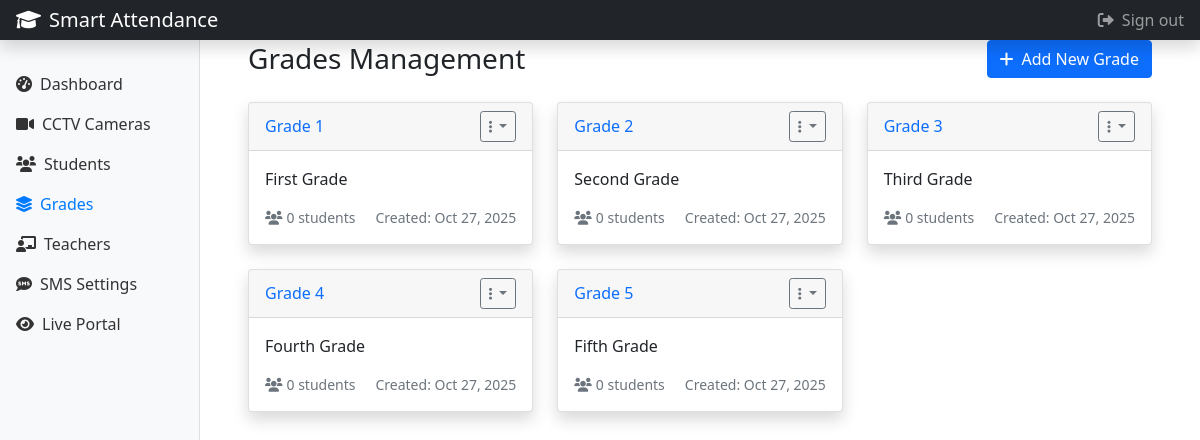
The app's page /admin/grades.php (signed in) with its own data.
### tables this page shows
CREATE TABLE grades (
    id INT PRIMARY KEY AUTO_INCREMENT,
    grade_name VARCHAR(50) NOT NULL,
    description TEXT,
    created_at TIMESTAMP DEFAULT CURRENT_TIMESTAMP,
    updated_at TIMESTAMP DEFAULT CURRENT_TIMESTAMP ON UPDATE CURRENT_TIMESTAMP
);

### admin/grades.php (the view, shortened to what this page needs)
<?php
require_once '../config/database.php';
include 'includes/header.php';
$grades = $pdo->query("SELECT g.*, COUNT(s.id) as student_count FROM grades g LEFT JOIN students s ON g.id = s.grade_id GROUP BY g.id ORDER BY g.grade_name")->fetchAll();
?>
<div class="container-fluid">
    <div class="row">
        <div class="col-12">
            <div class="d-flex justify-content-between align-items-center mb-4">
                <h1 class="h3 mb-0">Grades Management</h1>
                <button class="btn btn-primary" data-bs-toggle="modal" data-bs-target="#addGradeModal">
                    <i class="fas fa-plus me-2"></i>Add New Grade
                </button>
            </div>
        </div>
    </div>
    <div class="row">
        <?php foreach ($grades as $grade): ?>
        <div class="col-md-6 col-lg-4 mb-4">
            <div class="card shadow">
                <div class="card-header d-flex justify-content-between align-items-center">
                    <h6 class="m-0 font-weight-bold text-primary"><?php echo htmlspecialchars($grade['grade_name']); ?></h6>
                    <div class="dropdown">
                        <button class="btn btn-sm btn-outline-secondary dropdown-toggle" type="button" data-bs-toggle="dropdown">
                            <i class="fas fa-ellipsis-v"></i>
                        </button>
                    </div>
                </div>
                <div class="card-body">
                    <p class="card-text"><?php echo htmlspecialchars($grade['description']); ?></p>
                    <div class="d-flex justify-content-between align-items-center">
                        <small class="text-muted">
                            <i class="fas fa-users me-1"></i><?php echo $grade['student_count']; ?> students
                        </small>
                        <small class="text-muted">
                            Created: <?php echo date('M d, Y', strtotime($grade['created_at'])); ?>
                        </small>
                    </div>
                </div>
            </div>
        </div>
        <?php endforeach; ?>
    </div>
</div>
<?php include 'includes/footer.php'; ?>

### admin/includes/header.php (shortened to what this page needs)
<!DOCTYPE html>
<html lang="en">
<head>
    <link href="https://cdn.jsdelivr.net/npm/bootstrap@5.1.3/dist/css/bootstrap.min.css" rel="stylesheet">
    <link href="https://cdnjs.cloudflare.com/ajax/libs/font-awesome/6.0.0/css/all.min.css" rel="stylesheet">
    <link href="https://cdn.datatables.net/1.11.5/css/dataTables.bootstrap5.min.css" rel="stylesheet">
</head>
<body>
    <nav class="navbar navbar-dark sticky-top bg-dark flex-md-nowrap p-0 shadow">
        <a class="navbar-brand col-md-3 col-lg-2 me-0 px-3" href="../index.php">
            <i class="fas fa-graduation-cap me-2"></i>Smart Attendance
        </a>
        <div class="navbar-nav">
            <div class="nav-item text-nowrap">
                <a class="nav-link px-3" href="../logout.php">
                    <i class="fas fa-sign-out-alt me-2"></i>Sign out
                </a>
            </div>
        </div>
    </nav>
    <div class="container-fluid">
        <div class="row">
            <nav id="sidebarMenu" class="col-md-3 col-lg-2 d-md-block bg-light sidebar collapse">
                <div class="position-sticky pt-3">
                    <ul class="nav flex-column">
                        <li class="nav-item">
                            <a class="nav-link <?php echo basename($_SERVER['PHP_SELF']) === 'dashboard.php' ? 'active' : ''; ?>" href="dashboard.php">
                                <i class="fas fa-tachometer-alt me-2"></i>Dashboard
                            </a>
                        </li>
                        <li class="nav-item">
                            <a class="nav-link <?php echo basename($_SERVER['PHP_SELF']) === 'cameras.php' ? 'active' : ''; ?>" href="cameras.php">
                                <i class="fas fa-video me-2"></i>CCTV Cameras
                            </a>
                        </li>
                        <li class="nav-item">
                            <a class="nav-link <?php echo basename($_SERVER['PHP_SELF']) === 'students.php' ? 'active' : ''; ?>" href="students.php">
                                <i class="fas fa-users me-2"></i>Students
                            </a>
                        </li>
                        <li class="nav-item">
                            <a class="nav-link <?php echo basename($_SERVER['PHP_SELF']) === 'grades.php' ? 'active' : ''; ?>" href="grades.php">
                                <i class="fas fa-layer-group me-2"></i>Grades
                            </a>
                        </li>
                        <li class="nav-item">
                            <a class="nav-link <?php echo basename($_SERVER['PHP_SELF']) === 'teachers.php' ? 'active' : ''; ?>" href="teachers.php">
                                <i class="fas fa-chalkboard-teacher me-2"></i>Teachers
                            </a>
                        </li>
                        <li class="nav-item">
                            <a class="nav-link <?php echo basename($_SERVER['PHP_SELF']) === 'sms.php' ? 'active' : ''; ?>" href="sms.php">
                                <i class="fas fa-sms me-2"></i>SMS Settings
                            </a>
                        </li>
                        <li class="nav-item">
                            <a class="nav-link" href="../live/live.php">
                                <i class="fas fa-eye me-2"></i>Live Portal
                            </a>
                        </li>
                    </ul>
                </div>
            </nav>
            <main class="col-md-9 ms-sm-auto col-lg-10 px-md-4 main-content">

### admin/includes/footer.php (shortened to what this page needs)
            </main>
        </div>
    </div>
</body>
</html>

### admin/includes/header.php (style rules this page uses)
.sidebar { position: fixed; top: 0; bottom: 0; left: 0; z-index: 100; padding: 48px 0 0; box-shadow: inset -1px 0 0 rgba(0, 0, 0, .1); }
.sidebar .nav-link { font-weight: 500; color: #333; }
.sidebar .nav-link.active { color: #007bff; }
.main-content { margin-left: 240px; }

### records on screen
grades: grade_name "Grade 1", description "First Grade", student_count "0", created_at "Oct 27, 2025"
grades: grade_name "Grade 2", description "Second Grade", student_count "0", created_at "Oct 27, 2025"
grades: grade_name "Grade 3", description "Third Grade", student_count "0", created_at "Oct 27, 2025"
grades: grade_name "Grade 4", description "Fourth Grade", student_count "0", created_at "Oct 27, 2025"
grades: grade_name "Grade 5", description "Fifth Grade", student_count "0", created_at "Oct 27, 2025"
